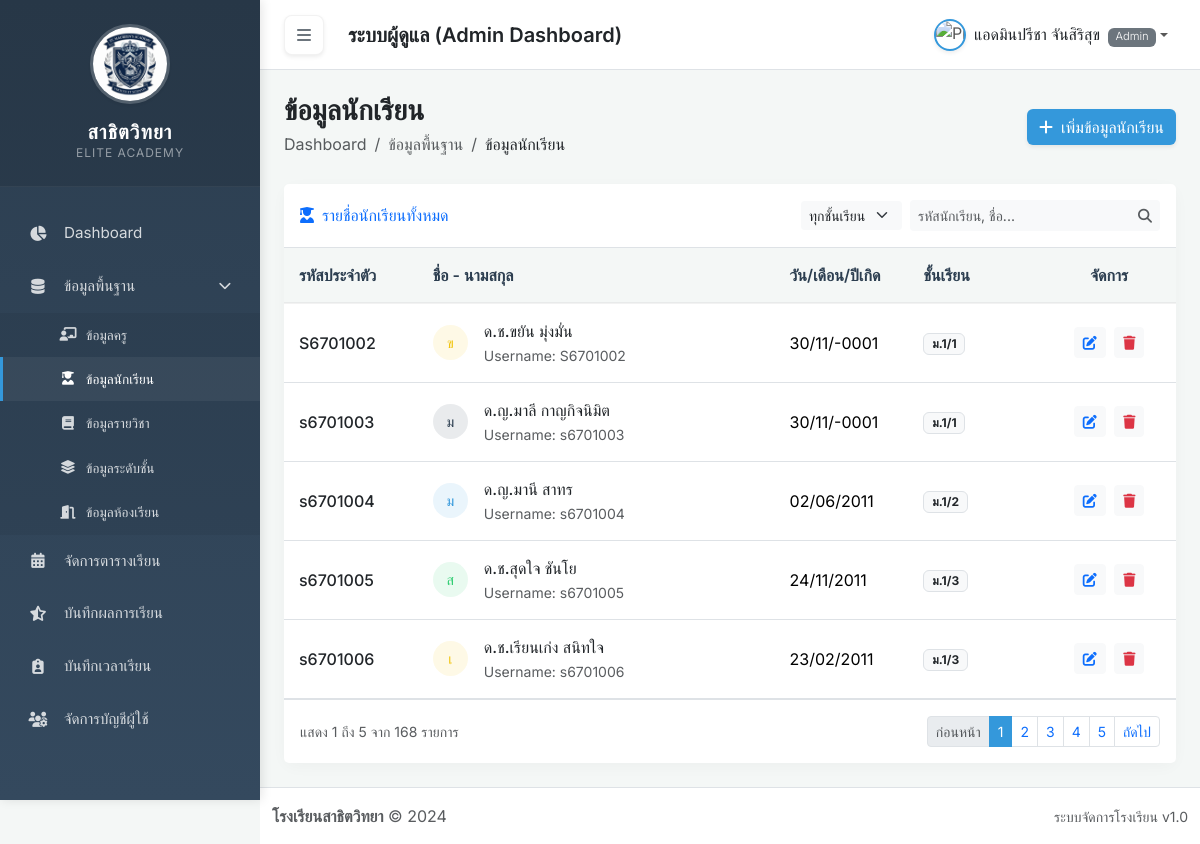
The app's page /master-student.php (signed in) with its own data.
### tables this page shows
CREATE TABLE `students` (
  `id` int(11) NOT NULL,
  `student_code` varchar(50) NOT NULL,
  `user_id` int(11) NOT NULL,
  `classroom_id` int(11) DEFAULT NULL,
  `class_id` int(11) DEFAULT NULL,
  `dob` date DEFAULT NULL,
  `address` text DEFAULT NULL,
  `profile_picture` varchar(255) DEFAULT NULL
);

CREATE TABLE `users` (
  `id` int(11) NOT NULL,
  `username` varchar(50) NOT NULL,
  `password` varchar(255) NOT NULL,
  `role` enum('admin','teacher','student') NOT NULL,
  `prefix` varchar(50) DEFAULT '',
  `first_name` varchar(100) NOT NULL,
  `last_name` varchar(100) NOT NULL,
  `status` enum('active','inactive') DEFAULT 'active',
  `profile_picture` varchar(255) DEFAULT NULL,
  `last_login` datetime DEFAULT NULL,
  `created_at` timestamp NOT NULL DEFAULT current_timestamp()
);

CREATE TABLE `classes` (
  `id` int(11) NOT NULL,
  `class_code` varchar(50) DEFAULT NULL,
  `level_name` varchar(50) NOT NULL
);

### master-student.php (the view, shortened to what this page needs)
<?php
include 'includes/header.php';
require_once 'includes/db.php';
?>
<div class="d-flex flex-column flex-md-row justify-content-between align-items-md-center mb-4 gap-3">
    <div>
        <h3 class="text-dark fw-bold mb-0">ข้อมูลนักเรียน</h3>
        <nav aria-label="breadcrumb">
            <ol class="breadcrumb mb-0 py-1">
                <li class="breadcrumb-item"><a href="index.php" class="text-decoration-none text-muted">Dashboard</a></li>
                <li class="breadcrumb-item text-muted">ข้อมูลพื้นฐาน</li>
                <li class="breadcrumb-item active" aria-current="page"><a href="master-student.php" class="text-dark text-decoration-none">ข้อมูลนักเรียน</a></li>
            </ol>
        </nav>
    </div>
    <div>
        <button class="btn btn-primary shadow-sm" style="background-color: var(--accent-color); border: none;" data-bs-toggle="modal" data-bs-target="#addStudentModal">
            <i class="fas fa-plus me-2"></i>เพิ่มข้อมูลนักเรียน
        </button>
    </div>
</div>
<?php
$limit = 5;
$page = isset($_GET['page']) && is_numeric($_GET['page']) && $_GET['page'] > 0 ? (int)$_GET['page'] : 1;
$offset = ($page - 1) * $limit;
$whereClause = " WHERE 1=1";
$countSql = "SELECT COUNT(*) as total FROM students s
             JOIN users u ON s.user_id = u.id
             LEFT JOIN classes cl ON s.class_id = cl.id" . $whereClause;
$stmtCount = $pdo->prepare($countSql);
$stmtCount->execute();
$totalRecords = $stmtCount->fetchColumn();
$totalPages = ceil($totalRecords / $limit);
$sql = "SELECT s.*, u.prefix, u.first_name, u.last_name, u.username, cl.level_name, COALESCE(u.profile_picture, s.profile_picture) as profile_picture
        FROM students s
        JOIN users u ON s.user_id = u.id
        LEFT JOIN classes cl ON s.class_id = cl.id
        " . $whereClause . "
        ORDER BY s.student_code ASC LIMIT :limit OFFSET :offset";
$stmt = $pdo->prepare($sql);
$stmt->bindValue(':limit', $limit, PDO::PARAM_INT);
$stmt->bindValue(':offset', $offset, PDO::PARAM_INT);
$stmt->execute();
$students = $stmt->fetchAll();
?>
<div class="card shadow-sm-light">
    <div class="card-header bg-white py-3 d-flex flex-column flex-md-row justify-content-between align-items-md-center border-bottom gap-3">
        <h6 class="m-0 font-weight-bold text-primary"><i class="fas fa-user-graduate me-2"></i>รายชื่อนักเรียนทั้งหมด</h6>
        <form method="GET" action="master-student.php" class="d-flex align-items-center gap-2 flex-wrap">
            <select name="class_id" class="form-select form-select-sm bg-light border-0 w-auto" onchange="this.form.submit()">
                <option value="">ทุกชั้นเรียน</option>
            </select>
            <div class="input-group" style="width: 250px;">
                <input type="text" name="search" class="form-control form-control-sm bg-light border-0" placeholder="รหัสนักเรียน, ชื่อ..." value="<?= htmlspecialchars($_GET['search'] ?? '') ?>">
                <button class="btn btn-sm btn-light border-0" type="submit"><i class="fas fa-search text-muted"></i></button>
            </div>
        </form>
    </div>
    <div class="card-body p-0">
        <div class="table-responsive">
            <table class="table table-custom table-hover align-middle mb-0">
                <thead>
                    <tr>
                        <th width="15%">รหัสประจำตัว</th>
                        <th width="40%">ชื่อ - นามสกุล</th>
                        <th width="15%">วัน/เดือน/ปีเกิด</th>
                        <th width="15%">ชั้นเรียน</th>
                        <th width="15%" class="text-center">จัดการ</th>
                    </tr>
                </thead>
                <tbody>
                    <?php
                    if (count($students) > 0) {
                        foreach ($students as $stu) {
                            $fullName = $stu['prefix'] . $stu['first_name'] . ' ' . $stu['last_name'];
                            $avatarInitial = mb_substr($stu['first_name'], 0, 1, 'UTF-8');
                            $profilePic = !empty($stu['profile_picture']) ? 'uploads/profiles/' . htmlspecialchars($stu['profile_picture']) : null;
                            $dobText = !empty($stu['dob']) ? date('d/m/Y', strtotime($stu['dob'])) : '-';
                    ?>
                     <tr>
                         <td><span class="fw-medium text-dark"><?= htmlspecialchars($stu['student_code']) ?></span></td>
                         <td>
                             <div class="d-flex align-items-center">
                                 <?php if ($profilePic): ?>
                                     <img src="<?= $profilePic ?>" alt="Profile" class="rounded-circle me-3 border" style="width:35px;height:35px;object-fit:cover;">
                                 <?php else: ?>
                                     <?php
                                     $colors = ['bg-primary-light', 'bg-info-light', 'bg-success-light', 'bg-warning-light'];
                                     $randomColor = $colors[array_rand($colors)];
                                     ?>
                                     <div class="avatar-circle <?= $randomColor ?> me-3" style="width:35px;height:35px;font-size:0.9rem;">
                                         <?= htmlspecialchars($avatarInitial) ?>
                                     </div>
                                 <?php endif; ?>
                                 <div>
                                     <span class="fw-medium d-block text-dark"><?= htmlspecialchars($fullName) ?></span>
                                     <small class="text-muted">Username: <?= htmlspecialchars($stu['username']) ?></small>
                                 </div>
                             </div>
                         </td>
                         <td><?= $dobText ?></td>
                         <td><span class="badge bg-light text-dark border"><?= htmlspecialchars($stu['level_name'] ?? 'ยังไม่ระบุ') ?></span></td>
                         <td class="text-center">
                             <button class="btn btn-sm btn-light text-primary me-1" title="แก้ไข" data-bs-toggle="modal" data-bs-target="#editStudentModal" onclick='openEditModal(<?= json_encode($stu) ?>)'><i class="fas fa-edit"></i></button>
                             <form action="api/student_actions.php" method="POST" class="d-inline" onsubmit="return confirm('ยืนยันการลบนักเรียนคนนี้ บัญชีผู้ใช้จะถูกลบไปด้วย?');">
                                 <button type="submit" class="btn btn-sm btn-light text-danger" title="ลบ"><i class="fas fa-trash"></i></button>
                             </form>
                         </td>
                     </tr>
                    <?php
                        }
                    } else {
                        echo "<tr><td colspan='5' class='text-center py-5 text-muted'><i class='fas fa-info-circle mb-2' style='font-size: 24px; opacity: 0.5;'></i><br>ไม่มีข้อมูลนักเรียนในระบบ</td></tr>";
                    }
                    ?>
                </tbody>
            </table>
        </div>
    </div>
    <div class="card-footer bg-white border-top py-3 d-flex justify-content-between align-items-center">
        <?php
        $startItem = ($totalRecords > 0) ? $offset + 1 : 0;
        $endItem = min($offset + $limit, $totalRecords);
        ?>
        <small class="text-muted">แสดง <?= $startItem ?> ถึง <?= $endItem ?> จาก <?= $totalRecords ?> รายการ</small>
        <nav aria-label="Page navigation">
            <ul class="pagination pagination-sm mb-0">
                <?php
                function buildParams($p) {
                    $q = $_GET;
                    $q['page'] = $p;
                    return '?' . http_build_query($q);
                }
                ?>
                <li class="page-item <?= ($page <= 1) ? 'disabled' : '' ?>">
                    <a class="page-link" href="<?= ($page <= 1) ? '#' : buildParams($page - 1) ?>">ก่อนหน้า</a>
                </li>
                <?php
                $maxPagesToShow = 5;
                $startPage = max(1, $page - floor($maxPagesToShow / 2));
                $endPage = min($totalPages, $startPage + $maxPagesToShow - 1);
                for ($i = $startPage; $i <= $endPage; $i++):
                ?>
                    <li class="page-item <?= ($page == $i) ? 'active' : '' ?>" <?= ($page == $i) ? 'style="--bs-pagination-active-bg: var(--accent-color); --bs-pagination-active-border-color: var(--accent-color);"' : '' ?>>
                        <a class="page-link" href="<?= buildParams($i) ?>"><?= $i ?></a>
                    </li>
                <?php endfor; ?>
                <li class="page-item <?= ($page >= $totalPages) ? 'disabled' : '' ?>">
                    <a class="page-link" href="<?= ($page >= $totalPages) ? '#' : buildParams($page + 1) ?>">ถัดไป</a>
                </li>
            </ul>
        </nav>
    </div>
</div>
<?php include 'includes/footer.php'; ?>

### records on screen
students: student_code "S6701002", user.first_name "ข", user.last_name "ด.ช.ขยัน มุ่งมั่น", user.username "S6701002", dob "30/11/-0001", class.level_name "ม.1/1"
students: student_code "s6701003", user.first_name "ม", user.last_name "ด.ญ.มาลี กาญกิจนิมิต", user.username "s6701003", dob "30/11/-0001", class.level_name "ม.1/1"
students: student_code "s6701004", user.first_name "ม", user.last_name "ด.ญ.มานี สาทร", user.username "s6701004", dob "02/06/2011", class.level_name "ม.1/2"
students: student_code "s6701005", user.first_name "ส", user.last_name "ด.ช.สุดใจ ชันโย", user.username "s6701005", dob "24/11/2011", class.level_name "ม.1/3"
students: student_code "s6701006", user.first_name "เ", user.last_name "ด.ช.เรียนเก่ง สนิทใจ", user.username "s6701006", dob "23/02/2011", class.level_name "ม.1/3"

### other values on screen
$_SESSION['full_name'] "แอดมินปรีชา จันสิริสุข"
$_SESSION['role'] "Admin"
$startItem "1"
$endItem "5"
$totalRecords "168"
